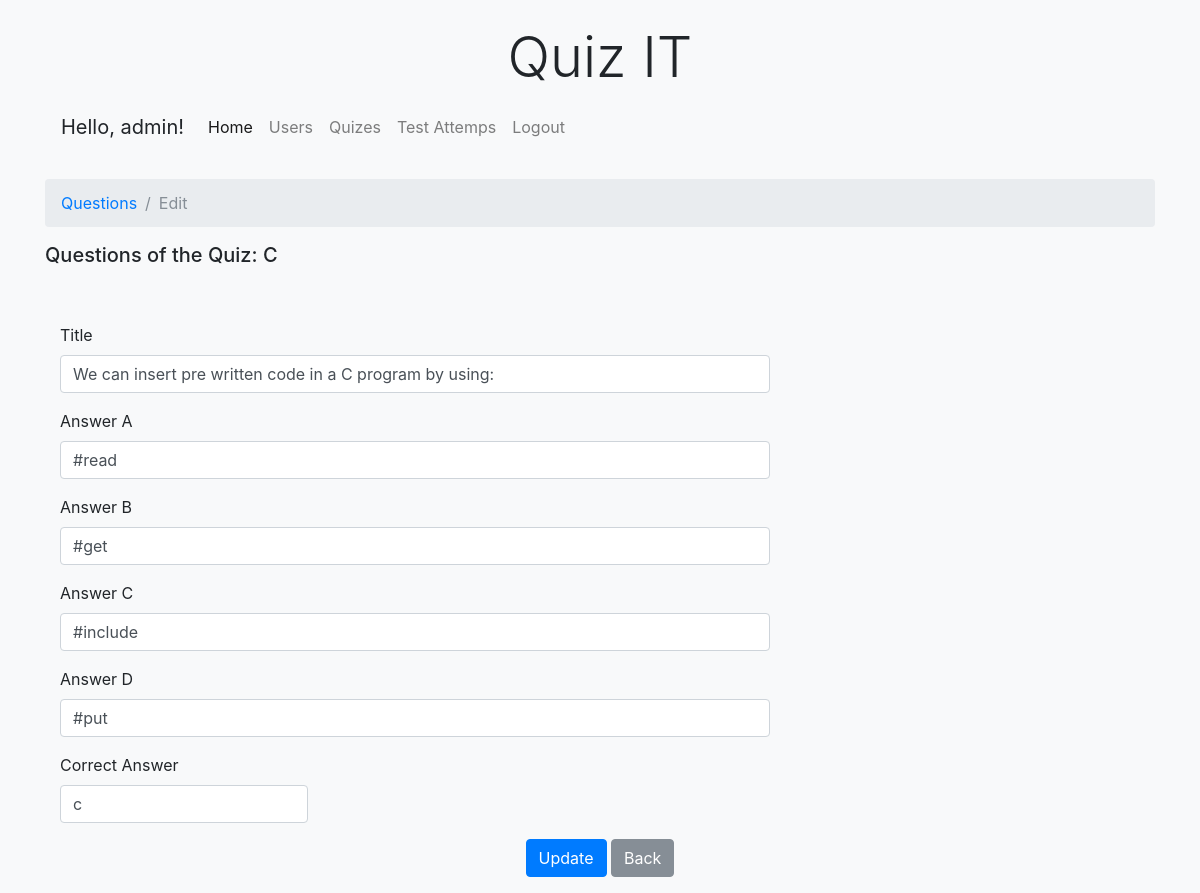
The app's page /?link=AdminQuestionEdit&QuizId=1&id=1 (signed in) with its own data.
### tables this page shows
CREATE TABLE IF NOT EXISTS `Quizes` (
  `id` INT NOT NULL AUTO_INCREMENT,
  `title` VARCHAR(45) NOT NULL,
  `active` TINYINT NOT NULL DEFAULT 1,
  PRIMARY KEY (`id`));

CREATE TABLE IF NOT EXISTS `Questions` (
  `id` INT NOT NULL AUTO_INCREMENT,
  `quiz_id` INT NOT NULL,
  `title` VARCHAR(500) NOT NULL,
  `answer1` VARCHAR(500) NOT NULL,
  `answer2` VARCHAR(500) NOT NULL,
  `answer3` VARCHAR(500) NOT NULL,
  `answer4` VARCHAR(500) NOT NULL,
  `correct_answer` VARCHAR(1) NOT NULL,
  PRIMARY KEY (`id`),
  INDEX `fk_questions_quiz_id_idx` (`quiz_id` ASC),
  CONSTRAINT `fk_questions_quiz_id`
    FOREIGN KEY (`quiz_id`)
    REFERENCES `Quizes` (`id`)
    ON DELETE CASCADE
    ON UPDATE NO ACTION);

### www/Application/Administrator/QuestionEdit.php (the view, shortened to what this page needs)
<?php
    require_once('Application/Administrator/Menu.php');
    if (isset($_GET['QuizId']))
    {
        $quiz_id = $_GET['QuizId'];
    }
    $sSQL = "SELECT * FROM Quizes WHERE id = '$quiz_id'";
    $resultSet = mysqli_query($conn, $sSQL);
    $quizRow = mysqli_fetch_assoc($resultSet);
    $quizId = $quizRow['id'];
?>
<nav aria-label="breadcrumb" role="navigation">
    <ol class="breadcrumb">
        <li class="breadcrumb-item"><a href="?link=AdminQuestionList&QuizId=<?php echo $quizId; ?>">Questions</a></li>
        <li class="breadcrumb-item active" aria-current="page">Edit</li>
    </ol>
</nav>
<?php
    if (isset($_GET['id']))
    {
        $id = $_GET['id'];
    }
?>
<h5>Questions of the Quiz: <?php echo $quizRow['title']; ?></h5>
<br>
<?php
    if (!isset($_POST['submit']))
    {
        $sSQL = "SELECT * FROM Questions WHERE id = '$id'";
        $resultSet = mysqli_query($conn, $sSQL);
        $row = mysqli_fetch_assoc($resultSet);
?>
    <form class="container" id="needs-validation" method="post" action="?link=AdminQuestionEdit&QuizId=<?php echo $quizId; ?>" novalidate>
        <input type="hidden" name="quiz_id" value="<?php echo $quizId; ?>"><br>
        <div class="row">
            <div class="col-md-8 mb-3">
            <label for="title">Title</label>
                <input type="text" class="form-control" id="title" name="title" value="<?php echo $row['title']; ?>" placeholder="Title" required>
            </div>
        </div>
        <div class="row">
            <div class="col-md-8 mb-3">
            <label for="title">Answer A</label>
                <input type="text" class="form-control" id="answer1" name="answer1" value="<?php echo $row['answer1']; ?>" placeholder="Enter the answer" required>
            </div>
        </div>
        <div class="row">
            <div class="col-md-8 mb-3">
            <label for="title">Answer B</label>
                <input type="text" class="form-control" id="answer2" name="answer2" value="<?php echo $row['answer2']; ?>" placeholder="Enter the answer" required>
            </div>
        </div>
        <div class="row">
            <div class="col-md-8 mb-3">
            <label for="title">Answer C</label>
                <input type="text" class="form-control" id="answer3" name="answer3" value="<?php echo $row['answer3']; ?>" placeholder="Enter the answer" required>
            </div>
        </div>
        <div class="row">
            <div class="col-md-8 mb-3">
            <label for="title">Answer D</label>
                <input type="text" class="form-control" id="answer4" name="answer4" value="<?php echo $row['answer4']; ?>" placeholder="Enter the answer" required>
            </div>
        </div>
        <div class="row">
            <div class="col-md-3 mb-3">
            <label for="title">Correct Answer</label>
                <input type="text" class="form-control" id="correct_answer" name="correct_answer" value="<?php echo $row['correct_answer']; ?>" placeholder="Correct answer" required>
            </div>
        </div>
        <p class="text-center">
            <input class="btn btn-primary" type="submit" name="submit" value="Update">
            <a class="btn btn-secondary" href="?link=AdminQuestionList&QuizId=<?php echo $quizId; ?>" role="button">Back</a>
        </p>
    </form>
<?php } ?>

### www/assets/css/styles.css (style rules this page uses)
body { background-color: #f8f9fa; }

### records on screen
quizes: title "C"
questions: title "We can insert pre written code in a C program by using:", answer1 "#read", answer2 "#get", answer3 "#include", answer4 "#put", correct_answer "c"

### other values on screen
$username "admin"
